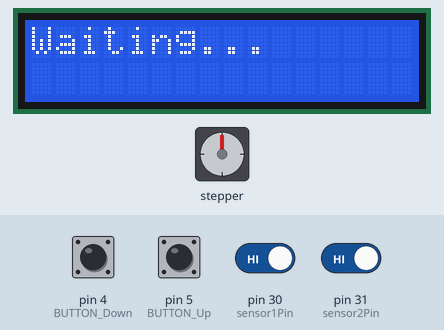
Simulated run of this sketch. Board: Arduino Mega 2560, built with avr-gcc and run on an emulated ATmega2560. Shown: stepper motor, 16×2 character LCD. Wiring (inferred from the names in the program): stepper motor driver (200 steps per turn assumed): step pin 6; direction pin 7. The inputs (shaded band) are chosen by the test bench; at power-on: pin 4 (BUTTON_Down), pin 5 (BUTTON_Up), pin 30 (sensor1Pin), pin 31 (sensor2Pin) HIGH. What the sketch prints to the serial monitor is not drawn.

Above: at 1.2 s.
1.3 s: pin 4 (BUTTON_Down) pulled LOW for 0.15 s
At 2.0 s:
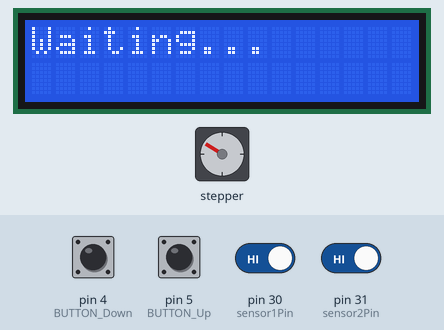
4.4 s: pin 4 (BUTTON_Down) pulled LOW for 0.15 s
At 5.4 s:
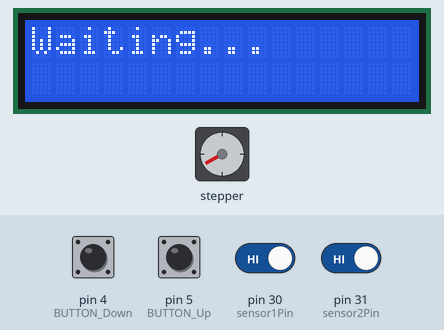
7.5 s: pin 5 (BUTTON_Up) pulled LOW for 1 s
At 9.7 s:
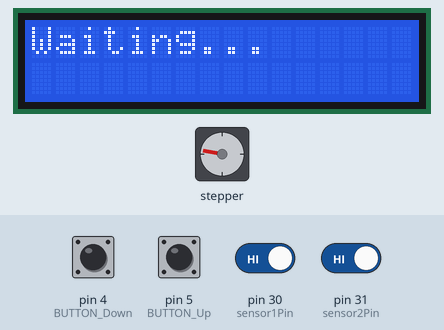
11.5 s: pin 4 (BUTTON_Down) pulled LOW for 1 s
At 11.67 s:
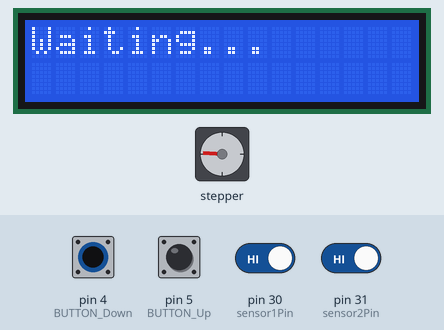
14.2 s: pin 30 (sensor1Pin) driven LOW
17.2 s: pin 31 (sensor2Pin) driven LOW
At 17.6 s:
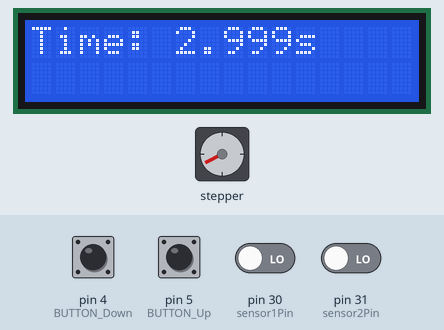
Timing chart, 0 to 20.2 s (numbered marks = the images above; inputs shaded):
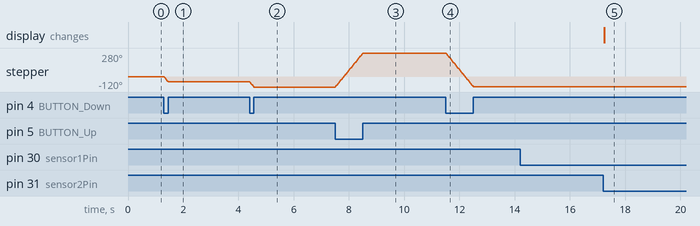

Measured:
- after the input at 1.3 s, stepper: turns 59° counter-clockwise in 0.14 s, starting at once
- after the input at 4.4 s, stepper: turns 61° counter-clockwise in 0.14 s, starting at once
- after the input at 7.5 s, stepper: turns 400° clockwise in 0.99 s, starting at once
- after the input at 11.5 s, stepper: turns 398° counter-clockwise in 0.99 s, starting at once
- after the input at 14.2 s, every drawn part: stays the same
- after the input at 17.2 s, the display: changes at once (image 5)

The sketch:

sketch_mar6a.ino
```cpp
// Include required libraries
#include <LiquidCrystal.h>
#include <Wire.h>

// Initialize the library by associating LCD pins with Arduino pins
const int rs = 13, en = 12, d4 = 11, d5 = 10, d6 = 9, d7 = 8;
LiquidCrystal lcd(rs, en, d4, d5, d6, d7);

// Define pin connections
const int stepPin = 6;     // Connected to PUL+ on DM556
const int dirPin = 7;      // Connected to DIR+ on DM556
const int BUTTON_Up = 5;    // Button for clockwise rotation
const int BUTTON_Down = 4;   // Button for counterclockwise rotation
const int BUTTON_RESET = 26; // Button to reset angle to 0
const int sensor1Pin = 30;   //Start timer
const int sensor2Pin = 31;   //Stop Timer
const int ENC_A = 27;        // Encoder Channel A (interrupt pin)
const int ENC_B = 28;        // Encoder Channel B
const int ENC_INDEX = 29;    // Encoder Index pin (optional)

// Variables to store timing
unsigned long s1Time = 0;  // Time when S1 is triggered
unsigned long s2Time = 0;  // Time when S2 is triggered
unsigned long timeDiffMillis = 0; // Time difference in milliseconds

// State tracking
bool s1Triggered = false;  // Flag for S1
bool s2Triggered = false;  // Flag for S2

void setup() {
  // Start serial communication
  Serial.begin(9600);

  // Set up the LCD's number of columns and rows:
  lcd.begin(16, 2);

  // Set sensor pins as inputs with pull-up resistors (invert logic)
  pinMode(sensor1Pin, INPUT_PULLUP);
  pinMode(sensor2Pin, INPUT_PULLUP);

  pinMode(BUTTON_Up, INPUT_PULLUP);
  pinMode(BUTTON_Down, INPUT_PULLUP);

  // Declare pins as output:
  pinMode(stepPin, OUTPUT);
  pinMode(dirPin, OUTPUT);
}

void loop() {

  // SERVO MOTOR CODE
  int Up_State = !digitalRead(BUTTON_Up);
  int Down_State = !digitalRead(BUTTON_Down);

  if (Up_State == 1){
    digitalWrite(dirPin, HIGH);
    digitalWrite(stepPin, HIGH);
    delayMicroseconds(200);
    digitalWrite(stepPin, LOW);
  }
  else if (Down_State == 1){
    digitalWrite(dirPin, LOW);
    digitalWrite(stepPin, HIGH);
    delayMicroseconds(200);
    digitalWrite(stepPin, LOW);
  }

  // LASER SENSOR CODE
  int sensor1State = !digitalRead(sensor1Pin);
  int sensor2State = !digitalRead(sensor2Pin);

  // If S1 is triggered, store the timestamp
  if (sensor1State == 1 && !s1Triggered) {
    s1Time = millis();
    s1Triggered = true;
    s2Triggered = false;  // Reset S2 flag for a new measurement
    Serial.println("S1 triggered! Time recorded.");
  }

  // If S2 is triggered after S1, calculate the time difference
  if (sensor2State == 1 && s1Triggered && !s2Triggered) {
    s2Time = millis();
    timeDiffMillis = s2Time - s1Time; // Keep milliseconds
    s2Triggered = true;  // Mark S2 as triggered

    // Print to Serial Monitor
    Serial.print("S2 triggered! Time difference: ");
    Serial.print(timeDiffMillis / 1000); // Whole seconds
    Serial.print(".");
    Serial.print(timeDiffMillis % 1000); // Milliseconds
    Serial.println(" sec");
  }

  // DISPLAY CODE
  lcd.clear();
  // Print time difference when available
  lcd.setCursor(0, 0);
  if (s2Triggered) {
    lcd.print("Time: ");
    lcd.print(timeDiffMillis / 1000); // Whole seconds
    lcd.print(".");
    if (timeDiffMillis % 1000 < 100) lcd.print("0"); // Add leading zero if < 100ms
    if (timeDiffMillis % 1000 < 10) lcd.print("0");  // Add extra leading zero if < 10ms
    lcd.print(timeDiffMillis % 1000); // Milliseconds
    lcd.print("s");
  } else {
    lcd.print("Waiting...");
  }

  delayMicroseconds(600);
}
```
